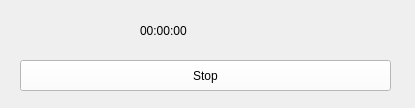
<?xml version="1.0" encoding="UTF-8"?>
<ui version="4.0">
 <class>MainWindow</class>
 <widget class="QMainWindow" name="MainWindow">
  <property name="geometry">
   <rect>
    <x>0</x>
    <y>0</y>
    <width>415</width>
    <height>108</height>
   </rect>
  </property>
  <property name="windowTitle">
   <string>MainWindow</string>
  </property>
  <widget class="QWidget" name="play_widget">
   <widget class="QPushButton" name="stop">
    <property name="geometry">
     <rect>
      <x>20</x>
      <y>60</y>
      <width>371</width>
      <height>31</height>
     </rect>
    </property>
    <property name="styleSheet">
     <string notr="true">background-color: rgb(255, 255, 255);
font: 12pt &quot;MS Shell Dlg 2&quot;;</string>
    </property>
    <property name="text">
     <string>Stop</string>
    </property>
   </widget>
   <widget class="QLabel" name="time_left">
    <property name="geometry">
     <rect>
      <x>140</x>
      <y>10</y>
      <width>141</width>
      <height>41</height>
     </rect>
    </property>
    <property name="styleSheet">
     <string notr="true">font: 22pt &quot;MS Shell Dlg 2&quot;;</string>
    </property>
    <property name="text">
     <string>00:00:00</string>
    </property>
   </widget>
  </widget>
 </widget>
 <resources/>
 <connections/>
</ui>
